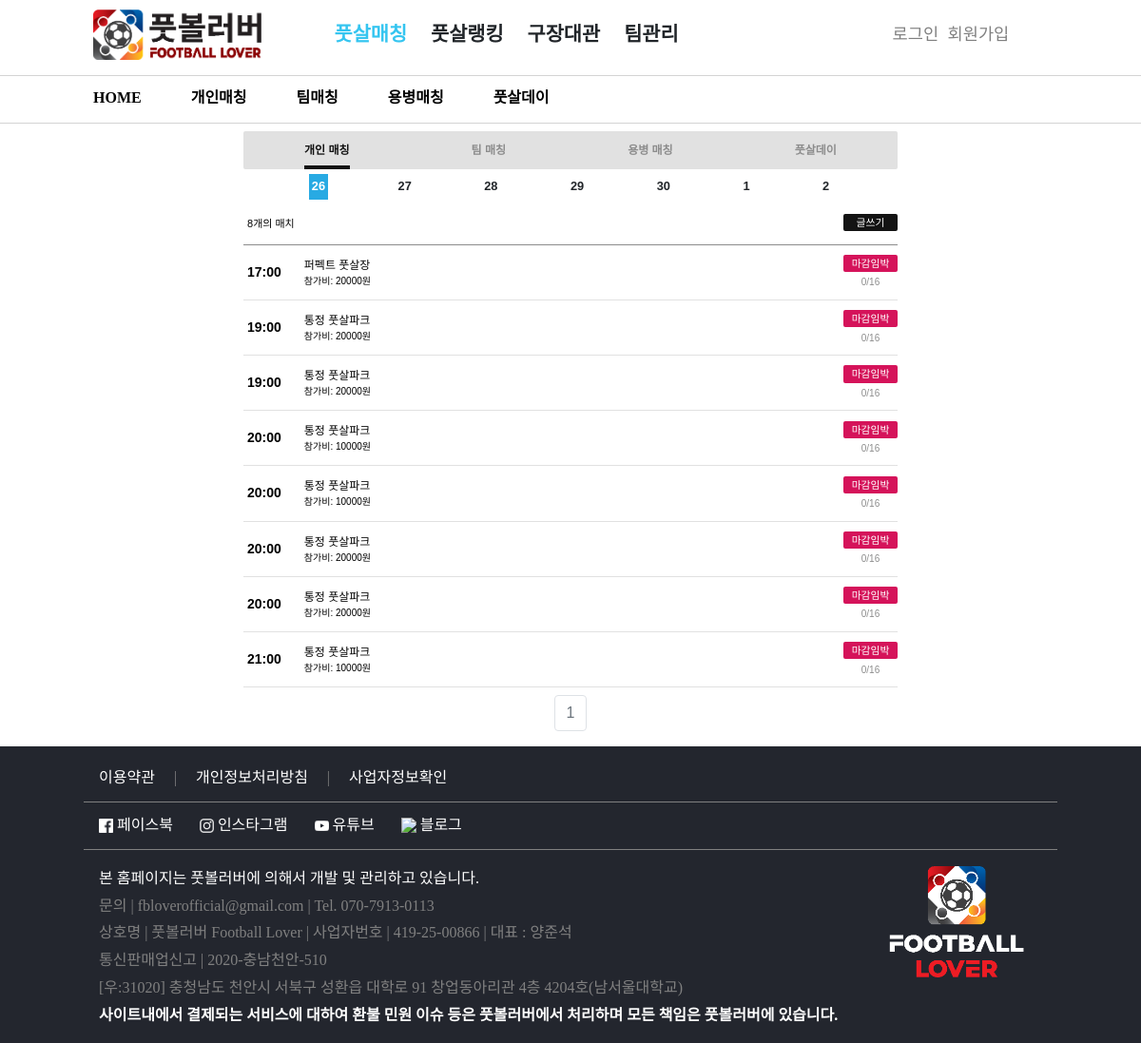
/personal, run on the app's committed database.
### match/models.py (models this page shows, shortened)
class PersonalMatching(models.Model):
    user = models.ForeignKey(FNSUser, on_delete = models.CASCADE, default = 1)
    content = models.TextField(null = False)
    time_from = models.DateTimeField(null = True, blank = True)
    time_to = models.DateTimeField(null = True, blank = True)
    sport = models.CharField(max_length=15, null = False, default = 'Futsal') #종목
    location = models.ForeignKey(PlaygroundList, related_name='personalMatching', on_delete = models.SET_NULL, blank=True, null=True)
    number = models.IntegerField()
    rank = models.CharField(max_length = 20)
    created = models.DateTimeField(auto_now_add= True, null = True, blank = True)
    updated = models.DateTimeField(auto_now = True, null = True, blank = True)
    attendedPlayer = models.ManyToManyField(FNSUser, related_name= 'attendedPersonal', blank=True, default=None)
    appliedPlayer = models.ManyToManyField(FNSUser, related_name= 'appliedPersonal', blank=True, default=None)
    region = models.CharField(verbose_name="지역 시/도", max_length=10, null=True, blank = True)
    city = models.CharField(verbose_name = "지역 시/군/구", max_length=10, null=True, blank = True)
    joinFee = models.IntegerField(verbose_name="참가비", null=True, blank=True)
    def total_attendance(self):
        return self.attendedPlayer.count()

### reservation/models.py (models this page shows, shortened)
class PlaygroundList(models.Model):
    playgroundName = models.CharField(max_length = 100)
    playgroundLocation = models.CharField(max_length = 200)
    weekDayPrice = models.CharField(max_length = 200)
    weekNightPrice = models.CharField(max_length = 200)
    weekendDayPrice = models.CharField(max_length = 200)
    weekendNightPrice = models.CharField(max_length = 200)
    playgroundPhoto = models.ImageField(upload_to="playground", null=True)
    playgroundOption1 = models.BooleanField(default=True)
    playgroundOption2 = models.BooleanField(default=True)
    playgroundOption3 = models.BooleanField(default=True)
    playgroundOption4 = models.BooleanField(default=True)
    playgroundOption5 = models.BooleanField(default=True)
    playgroundOption6 = models.BooleanField(default=True)
    playgroundInfo = models.TextField(max_length = 500)
    possibleReservation = models.BooleanField(default=True)
    region = models.CharField(max_length = 10,
                            verbose_name='소재지(시/도)', null=True, blank = True)
    city = models.CharField(max_length = 10,
                            verbose_name='소재지(시/군/구)', null=True, blank = True)
    created = models.DateTimeField(auto_now_add= True, null = True, blank = True)
    updated = models.DateTimeField(auto_now = True, null = True, blank = True)

### match/views.py (the view, shortened to what this page needs)
# urls.py: path('personal', match.views.personal, name = "personal"),
def personal(request):
    today = date.today()
    if not request.session.get('userId'):
        personal = PersonalMatching.objects.all().filter(
        time_from__month = today.month, time_from__day = today.day).order_by('time_from')
        paginator = Paginator(personal, 8)
        page = request.GET.get('page')
        personalList = paginator.get_page(page)
        data = {
            'personalList': personalList,
            'personal':personal,
            'today':today
        }
        return render(request, 'personalMatching/personal.html', data)

### match/templates/personalMatching/personal.html (shortened to what this page needs)
{% extends 'base.html' %}
{% load static %}
{% load counting %}
{% block contents %}
<link rel="stylesheet" href="{% static 'css/match2.css' %}">
<span class="pc">
{% include 'pcNavBar.html' %}
</span>
<div class="sec match personal" style="max-width: 720px; margin: 0 auto; min-height: 500px;">
    <ul class="nav-justified marginForNav">
        <li class="item active">
            <p class="txt">
                <a href = "{% url 'personal' %}" style="text-decoration: none; color: #131313;">
                    개인 매칭
                </a>
            </p>
        </li>
        <li class="item">
            <p class="txt">
                <a href = "{% url 'teamMatching' %}" style="text-decoration: none; color:#8c8c8c;">
                    팀 매칭
                </a>
            </p>
        </li>
        <li class="item">
            <p class="txt">
                <a href = "{% url 'recruiting' %}" style="text-decoration: none; color:#8c8c8c;">
                    용병 매칭
                </a>
            </p>
        </li>
        <li class="item">
            <p class="txt">
                <a href = "{% url 'league' %}" style="text-decoration: none; color:#8c8c8c;">
                    풋살데이
                </a>
            </p>
        </li>
    </ul>
<div style="display: flex; flex-direction: row; justify-content: space-between;">
    <button type="button" class="btn move" style="margin-left:0; width: 10%; padding: 0;" onclick="prevWeek()">
        <i class="fas fa-long-arrow-alt-left" style="color:#28AAE3;"></i>
    </button>
    <table id="chooseDate" boarder="3" text-align="center" style="padding:3em; width: 80%;">
    </table>
    <button type="button" class="btn move" style="width: 10%; padding: 0;" onclick="nextWeek()">
        <i class="fas fa-long-arrow-alt-right" style="color:#28AAE3;"></i>
    </button>
</div>
    <div class="math_list">
        <div class="head">
            <div class="list">
                <div class="group first">
                    <p>{{personal.count}}개의 매치</p>
                </div>
                <div class="group">
                    <button type="button" class="btn">
                        <a href = "{% url 'personalNew' %}" style="text-decoration: none; color:white;">글쓰기</a>
                    </button>
                </div>
            </div>
        </div>
        <div class="cont">
        {% if personal %}
            {% if personalList %}
                {% for personalMatching in personalList %}
                <a href="{% url 'personalDetail' personalMatching.id %}" style="text-decoration: none; color: black;">
                    <div class="list">
                        <div class="group first">
                            {% autoescape on %}
                            <p class="time">{{personalMatching.time_from|date:"H:i"}}</p>
                            {% endautoescape %}
                            <div>
                                <p class="point">{{personalMatching.location.playgroundName}}</p>
                                <p>참가비: {{personalMatching.joinFee}}원</p>
                            </div>
                        </div>
                        <div class="group">
                            {% if personalMatching.total_attendance == personalMatching.number %}
                            <button type="button" class="btn end">마감</button>
                            {% elif personalMatching.time_from|timeuntil == '0분' %}
                            <button type="button" class="btn end">마감</button>
                            {% else %}
                                {% if personalMatching.number|subtract:personalMatching.total_attendance <= 2 %}
                                <button type="button" class="btn danger">마감임박</button>
                                {% elif personalMatching.time_from|dayDifference < 1 %}
                                    {% if personalMatching.time_from|hourDifference < 2 %}
                                    <button type="button" class="btn end">마감</button>
                                    {% elif personalMatching.time_from|hourDifference > 2 %}
                                    <button type="button" class="btn danger">마감임박</button>
                                    {% endif %}
                                {% else %}
                                    <button type="button" class="btn">자세히보기</button>
                                {% endif %}
                            {% endif %}
                            <p class="txt">{{personalMatching.total_attendance}}/{{personalMatching.number}}</p>
                        </div>
                    </div>
                </a>
                {% endfor %}
            {% endif %}
        {% else %}
            <div class="list">
                <p>매칭이 없습니다.</p>
            </div>
        {% endif %}
            <nav aria-label="Page navigation example" class="mt-2">
                <ul class="pagination justify-content-center">
                <li class="page-item disabled"><a class="page-link" href="#">{{personalList.number}}</a></li>
                </ul>
            </nav>
        </div>
    </div>
</div>
{% endblock %}

### FNSProject/templates/base.html (shortened to what this page needs)
{% load static %}
<!doctype html>
<html lang="en">
<head>
    <link rel="stylesheet" href="https://stackpath.bootstrapcdn.com/bootstrap/4.4.1/css/bootstrap.min.css">
    <link rel="stylesheet" href="https://cdnjs.cloudflare.com/ajax/libs/bootstrap-datepicker/1.5.0/css/bootstrap-datepicker3.min.css">
    <link rel="stylesheet" type="text/css" href="{% static 'match/css/comment.css' %}" />
</head>
<body>
    {% block contents %}
    {% endblock %}
    {% include 'footer.html' %}
</body>
</html>

### FNSProject/templates/navBar.html (shortened to what this page needs)
{% load static %}

### FNSProject/templates/pcNavBar.html (shortened to what this page needs)
{% load static %}
<nav class="pcNavBar" id="pcNavBar">
  <div class="pcNavDesign">
    <div style="width: 25%;">
      <a href="{% url 'home' %}">
        <img src="{% static 'account/logofile/koreanLogo.png' %}" class="logo">
      </a>
    </div>
    <div style="width: 50%; display: flex; flex-direction: row;">
      <div class="navMenu">
        <a>
          <span class="matching" onmouseover="matching();">
            풋살매칭
          </span>
        </a>
      </div>
      <div class="navMenu">
        <span onmouseover="ranking();" class="ranking">풋살랭킹</span>
      </div>
      <div class="navMenu">
        <span onmouseover="booking();" class="booking">구장대관</span>
      </div>
      <div class="navMenu">
        <span onmouseover="teamManagement();" class="teamManagement">팀관리</span>
      </div>
    </div>
    <div class="menuBar">
        {% if fnsuser %}
        <div style="margin-top: 8px;" class="dropdown" onmouseover="dropdown();"
        onmouseout = "dropdownOut();">
          <img src="{{fnsuser.userimg.url}}" width="35px" height="35px" id="userImg"
          style="border-radius: 70px; margin-left: 22px;">
          <i class="fa fa-caret-down" id="userBtn"></i>
          <div class="dropdown-content">
            <a href="{% url 'myPage' fnsuser.id %}">마이페이지</a>
            <a href="{% url 'team' %}">팀페이지</a>
            {% if fnsuser %}
            <a href="{% url 'logout' %}">로그아웃</a>
            {% endif %}
          </div>
        </div>
        <i onmouseover="cart();" onmouseout = "cartOut();" class="fas fa-2x fa-shopping-cart"
        style="z-index: 0; color: gray; border-radius: 70px; width: 40px; height: 40px; padding-right: 5px; padding-top: 3px;
        text-align: center; margin-top: 6px; margin-left: 20px;" id="cart"></i>
        <div style="margin-top: 0px;">
        {% include 'alarm.html' %}
        </div>
        {% else %}
        <div class="rightMenu">
            <a href="{% url 'login' %}" style="text-decoration: none; color: gray; padding-right: 5px;">
              로그인
            </a>
            <a href="{% url 'agreement' %}" style="text-decoration: none; color: gray;">
              회원가입
            </a>
          </div>
        {% endif %}
    </div>
  </div>
</nav>
<div class="secondNav" id="secondNav">
  <div class="matchingMenu"  onmouseleave="mouseLeave();">
    <span class="secondMenu">
      <a href="{% url 'home' %}" style="text-decoration:none; color:black;" class="home"
      onmouseover="home();">
      HOME
      </a>
    </span>
    <span class="secondMenu">
      <a href="{% url 'personal' %}" style="text-decoration:none; color:black;" class="personalNav"
      onmouseover="personalNav();">
      개인매칭
      </a>
    </span>
    <span class="secondMenu">
      <a href="{% url 'teamMatching' %}" style="text-decoration:none; color:black;" class="team"
      onmouseover="team();">
      팀매칭
      </a>
    </span>
    <span class="secondMenu">
      <a href="{% url 'recruiting' %}" style="text-decoration:none; color:black;" class="recruiting"
      onmouseover="recruiting();">
      용병매칭
      </a>
    </span>
    <span class="secondMenu">
      <a href="{% url 'league' %}" style="text-decoration:none; color:black;" class="league"
      onmouseover="league();">
      풋살데이
      </a>
    </span>
  </div>
</div>

### FNSProject/templates/playFooter.html (shortened to what this page needs)
{% load static %}

### FNSProject/templates/footer.html (shortened to what this page needs)
{% load static %}
<footer class="footer">
  <div class="footerDesign">
    <p class="footerPolicy">
      <span style="margin-right: 1rem;">
        <a href="{% url 'servicePolicy' %}" style="text-decoration: none; color: white;">
          이용약관
        </a>
      </span> |
      <span style="margin-left: 1rem; margin-right: 1rem;">
        <a href="{% url 'informationPolicy' %}" style="text-decoration: none; color: white;">
          개인정보처리방침
        </a>
      </span> |
      <span style="margin-left: 1rem;">
        <a onclick="onopen();" style="text-decoration: none; color: white;  cursor: pointer;">
          사업자정보확인
        </a>
      </span>
    </p>
    <div class="sns">
      <div style="display: inline-block; margin-right: 1.5rem;">
        <a onclick="facebookOpen();" style="text-decoration: none; color:white;">
          <img src="{% static 'icon/facebook.png' %}" width="15px" style="padding-bottom: 3px;">
          <span>페이스북</span>
        </a>
      </div>
      <div style="display: inline-block; margin-right: 1.5rem;">
        <a onclick="instagramOpen();" style="text-decoration: none; color:white;">
          <img src="{% static 'icon/instagram.png' %}" width="15px" style="padding-bottom: 3px;">
          <span>인스타그램</span>
        </a>
      </div>
      <div style="display: inline-block; margin-right: 1.5rem;">
        <a onclick="youtubeOpen();" style="text-decoration: none; color:white;">
          <img src="{% static 'icon/youtube.png' %}" width="15px" style="padding-bottom: 3px;">
          <span>유튜브</span>
        </a>
      </div>
      <div style="display: inline-block;">
        <a onclick="blogOpen();" style="text-decoration: none; color:white;">
          {% load static %}
          <img src="{% static 'icon/naver.png' %}" width="15px" style="padding-bottom: 3px;">
          <span>블로그</span>
        </a>
      </div>
    </div>
    <div class="footerText">
      <div>
        <p style="color: white;">본 홈페이지는 풋볼러버에 의해서 개발 및 관리하고 있습니다.</p>
        <p>문의 | fbloverofficial@gmail.com | Tel. 070-7913-0113</p>
        <p>상호명 | 풋볼러버 Football Lover | 사업자번호 | 419-25-00866 | 대표 : 양준석 </p>
        <p>통신판매업신고 | 2020-충남천안-510</p>
        <p>[우:31020] 충청남도 천안시 서북구 성환읍 대학로 91 창업동아리관 4층 4204호(남서울대학교)</p>
        <p style="color:white;">
          <b>
            사이트내에서 결제되는 서비스에 대하여 환불 민원 이슈 등은 풋볼러버에서 처리하며
            모든 책임은 풋볼러버에 있습니다.
          </b>
        </p>
      </div>
      <div class = "pcFooterLogo">
        <img src="{% static 'VerticalLogo_white.png' %}" alt="logo" width="150px">
      </div>
    </div>
  </div>
</footer>

### data on the page
PersonalMatching: time_from "17:00", location.playgroundName "퍼펙트 풋살장", joinFee "20000", shows "마감임박", total_attendance "0", number "16"
PersonalMatching: time_from "19:00", location.playgroundName "통정 풋살파크", joinFee "20000", shows "마감임박", total_attendance "0", number "16"
PersonalMatching: time_from "19:00", location.playgroundName "통정 풋살파크", joinFee "20000", shows "마감임박", total_attendance "0", number "16"
PersonalMatching: time_from "20:00", location.playgroundName "통정 풋살파크", joinFee "10000", shows "마감임박", total_attendance "0", number "16"
PersonalMatching: time_from "20:00", location.playgroundName "통정 풋살파크", joinFee "10000", shows "마감임박", total_attendance "0", number "16"
PersonalMatching: time_from "20:00", location.playgroundName "통정 풋살파크", joinFee "20000", shows "마감임박", total_attendance "0", number "16"
PersonalMatching: time_from "20:00", location.playgroundName "통정 풋살파크", joinFee "20000", shows "마감임박", total_attendance "0", number "16"
PersonalMatching: time_from "21:00", location.playgroundName "통정 풋살파크", joinFee "10000", shows "마감임박", total_attendance "0", number "16"

### other printed values
{{ personal.count }} "8"
{{ personalList.number }} "1"
